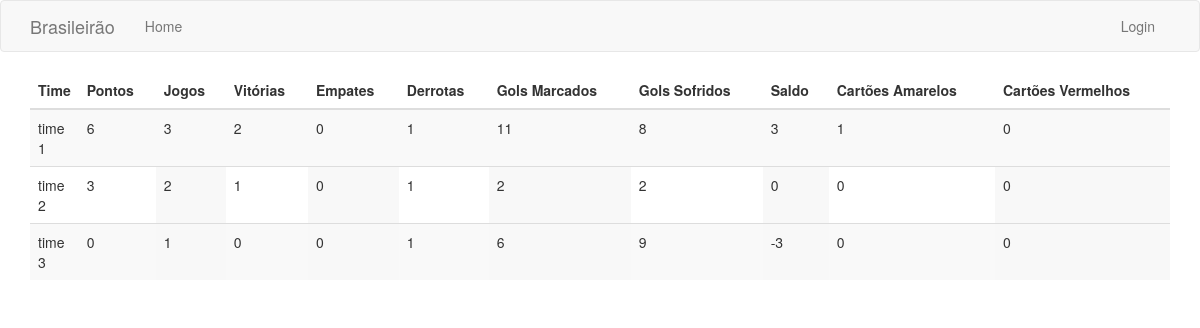
Before: / with the older database file.
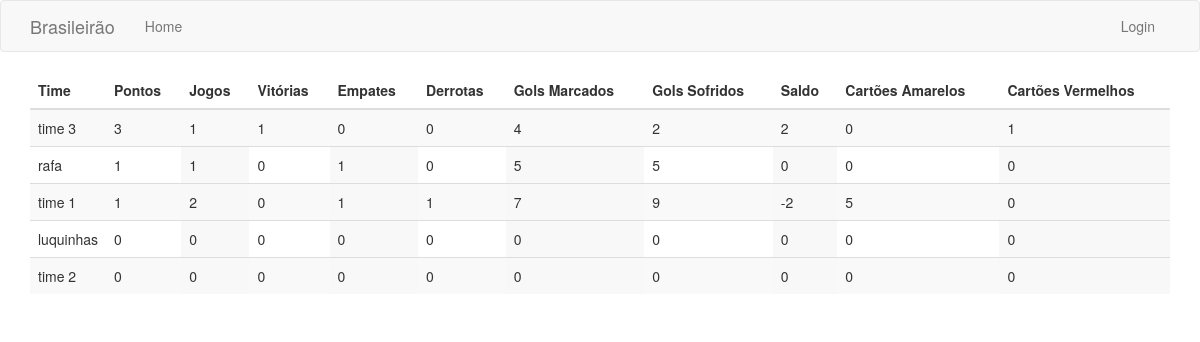
After: the same page with the newer database file.
### models/time.py (models this page shows, shortened)
class Time(db.Model):
    __tablename__ = 'times'
    id = db.Column(db.Integer, primary_key=True)
    escudo = db.Column(db.String)
    nome = db.Column(db.String(20), index=True, unique=True)
    @property
    def jogos(self):
        return sorted(self.jogos_mandante + self.jogos_visitante,
                      key=lambda x: x.data)

### main/routes.py (the view)
@bp.route('/')
def index():
    times = atualiza_tabela()
    return render_template('index.html', title='Classificação',
                           times=times)

### main/auxiliar.py (called while the page is built)
def inicializa_time(time):
    time.empates = 0
    time.vitorias = 0
    time.pontos = 0
    time.cartoes_amarelos = 0
    time.cartoes_vermelhos = 0
    time.gols_contra = 0
    time.gols_pro = 0
    time.saldo_gols = 0
    time.derrotas = 0

### main/templates/index.html
{% extends "base.html"%}
{% block app_content %}
<table class="table table-striped">
	<thead>
		<tr>
			<th>Time</th>
			<th>Pontos</th>
			<th>Jogos</th>
			<th>Vitórias</th>
			<th>Empates</th>
			<th>Derrotas</th>
			<th>Gols Marcados</th>
			<th>Gols Sofridos</th>
			<th>Saldo</th>
			<th>Cartões Amarelos</th>
			<th>Cartões Vermelhos</th>
		</tr>
	</thead>
	<tbody>
		{% for time in times %}
		<tr>
			<td>{{time.nome}}</td>
			<td>{{time.pontos}}</td>
			<td>{{time.jogos|length}}</td>
			<td>{{time.vitorias}}</td>
			<td>{{time.empates}}</td>
			<td>{{time.derrotas}}</td>
			<td>{{time.gols_pro}}</td>
			<td>{{time.gols_contra}}</td>
			<td>{{time.gols_pro-time.gols_contra}}</td>
			<td>{{time.cartoes_amarelos}}</td>
			<td>{{time.cartoes_vermelhos}}</td>
		</tr>
		{% endfor %}
	</tbody>
</table>
	{% endblock %}

### templates/base.html (shortened to what this page needs)
{% extends 'bootstrap/base.html' %}
{% block styles %}
    {{ super() }}
    <link rel="stylesheet" type="text/css" href="{{ url_for('static', filename='css/estilo.css') }}">
    {% endblock %}
{% block navbar %}
    <nav class="navbar navbar-default">
        <div class="container">
            <div class="navbar-header">
                <a class="navbar-brand" href="{{ url_for('main.index') }}">Brasileirão</a>
            </div>
            <div class="collapse navbar-collapse" id="bs-example-navbar-collapse-1">
                <ul class="nav navbar-nav">
                    <li><a href="{{ url_for('main.index') }}">Home</a></li>
                </ul>
                <ul class="nav navbar-nav navbar-right">
                    {% if current_user.is_anonymous %}
                    <li><a href="{{ url_for('auth.login') }}">Login</a></li>
                    {% else %}
                    <li><a href="{{ url_for('jogos.index') }}">Gerenciar Jogos</a></li>
                    <li><a href="{{ url_for('times.index') }}">Gerenciar Times</a></li>
                    <li><a href="{{ url_for('auth.logout') }}">Logout</a></li>
                    {% endif %}
                </ul>
            </div>
        </div>
    </nav>
{% endblock %}
{% block content %}
	<div class="container">
		{% block app_content %}{% endblock %}
	</div>
{% endblock %}

### static/css/estilo.css (style rules this page uses)
tr td:first-child { width: 1%; }
table tr:not(:first-child) td:nth-child(odd):not(:first-child) { background-color: #f8f8f8; }

Changed rows visible on the page:
removed Time: nome "time 2", pontos "3", jogos|length "2", vitorias "1", empates "0", derrotas "1", gols_pro "2", gols_contra "2", gols_pro "0", cartoes_amarelos "0", cartoes_vermelhos "0"
shown differently, row unchanged: Time "time 3": pontos "0" → "3"; vitorias "0" → "1"; derrotas "1" → "0"; gols_pro "6" → "4"; gols_contra "9" → "2"; gols_pro "-3" → "2"; cartoes_vermelhos "0" → "1"; moves up the list
added Time: nome "rafa", pontos "1", jogos|length "1", vitorias "0", empates "1", derrotas "0", gols_pro "5", gols_contra "5", gols_pro "0", cartoes_amarelos "0", cartoes_vermelhos "0"
computed for Time "time 1": pontos "6" → "1"; jogos|length "3" → "2"; vitorias "2" → "0"; empates "0" → "1"; gols_pro "11" → "7"; gols_contra "8" → "9"; time.gols_pro-time.gols_contra "3" → "-2"; cartoes_amarelos "1" → "5"
added Time: nome "luquinhas", pontos "0", jogos|length "0", vitorias "0", empates "0", derrotas "0", gols_pro "0", gols_contra "0", cartoes_amarelos "0", cartoes_vermelhos "0"
added Time: nome "time 2", pontos "0", jogos|length "0", vitorias "0", empates "0", derrotas "0", gols_pro "0", gols_contra "0", cartoes_amarelos "0", cartoes_vermelhos "0"
